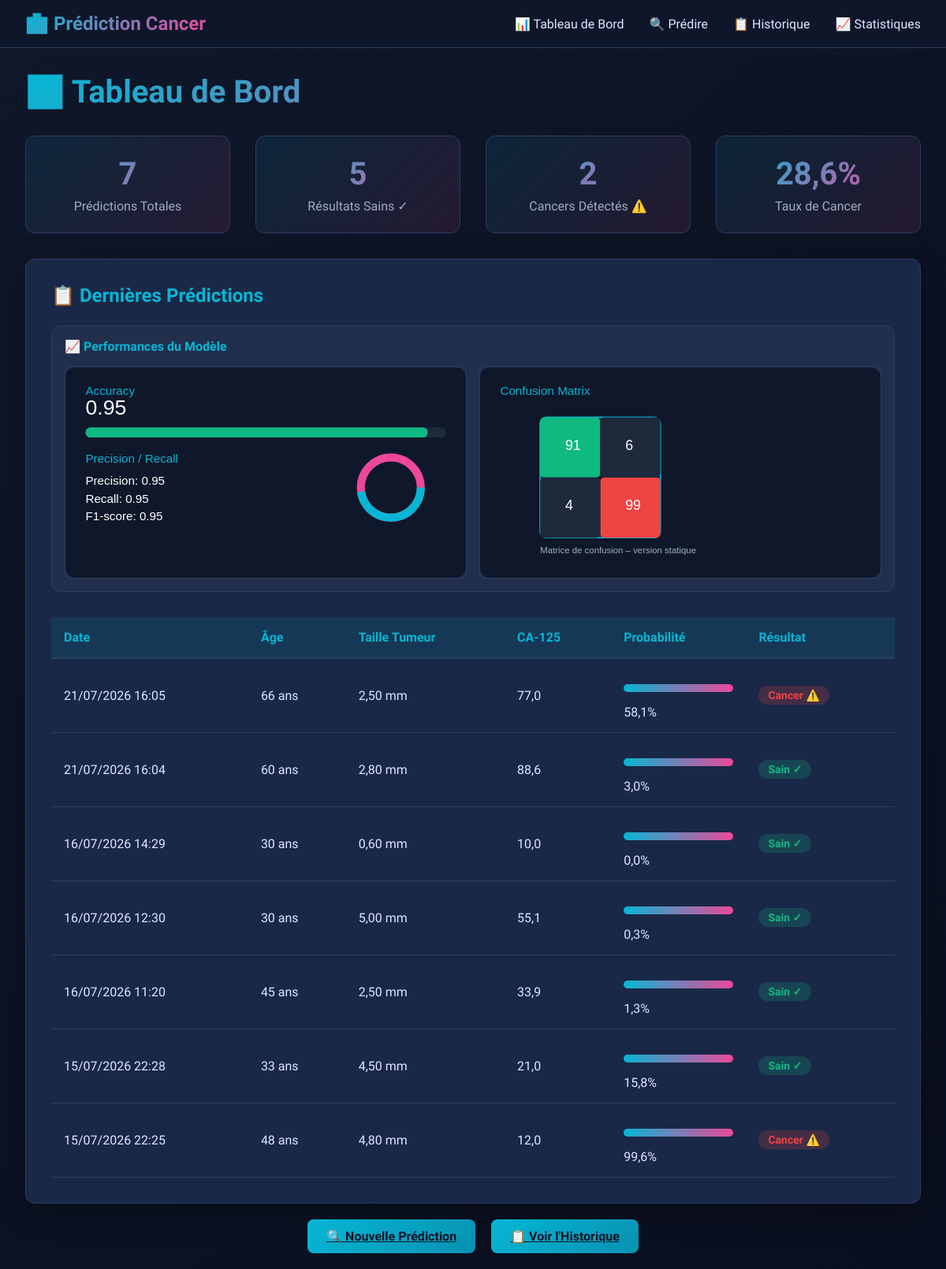
The page / on the database its author committed.
### cancer/models.py (models this page shows, shortened)
class Prediction(models.Model):
    RESULT_CHOICES = [
        (0, 'Sain'),
        (1, 'Cancer'),
    ]
    taille_tumeur = models.FloatField()
    densite_mammaire = models.IntegerField()
    age_patiente = models.IntegerField()
    niveau_ca125 = models.FloatField()
    probabilite_cancer = models.FloatField()
    resultat = models.IntegerField(choices=RESULT_CHOICES)
    date_prediction = models.DateTimeField(auto_now_add=True)
    class Meta:
        ordering = ['-date_prediction']

### cancer/views.py (the view, shortened to what this page needs)
# urls.py: path('', views.dashboard, name='dashboard'),
def dashboard(request):
    predictions = Prediction.objects.all()
    total = predictions.count()
    sains = predictions.filter(resultat=0).count()
    cancer = predictions.filter(resultat=1).count()
    if total > 0:
        taux_cancer = (cancer / total) * 100
        taux_sain = (sains / total) * 100
    else:
        taux_cancer = 0
        taux_sain = 0
    age_stats = {}
    for pred in predictions:
        age = pred.age_patiente
        if age not in age_stats:
            age_stats[age] = {'total': 0, 'cancer': 0}
        age_stats[age]['total'] += 1
        if pred.resultat == 1:
            age_stats[age]['cancer'] += 1
    metrics_table = None
    confusion_matrix_img = None
    summary = None
    try:
        if total > 0:
            y_true = [int(p.resultat) for p in predictions]
            y_pred = [int(p.resultat) for p in predictions]
            report_dict = classification_report(y_true, y_pred, output_dict=True)
            metrics_table = []
            summary = {
                'accuracy': float(report_dict.get('accuracy', 0)),
                'macro_avg_f1': float(report_dict.get('macro avg', {}).get('f1-score', 0)),
                'weighted_avg_f1': float(report_dict.get('weighted avg', {}).get('f1-score', 0)),
            }
            if HAS_MATPLOTLIB:
                cm = confusion_matrix(y_true, y_pred)
                fig, ax = plt.subplots(figsize=(4, 3))
                cax = ax.matshow(cm, cmap='RdBu')
                for (i, j), val in np.ndenumerate(cm):
                    ax.text(j, i, int(val), ha='center', va='center', color='white', fontsize=12)
                plt.colorbar(cax, fraction=0.046, pad=0.04)
                ax.set_xlabel('Prédit')
                ax.set_ylabel('Réel')
                ax.set_xticks([0, 1])
                ax.set_yticks([0, 1])
                ax.set_xticklabels(['Sain', 'Cancer'])
                ax.set_yticklabels(['Sain', 'Cancer'])
                buf = BytesIO()
                plt.tight_layout()
                fig.savefig(buf, format='png', dpi=100, facecolor='#0f172a')
                plt.close(fig)
                buf.seek(0)
                confusion_matrix_img = base64.b64encode(buf.getvalue()).decode('ascii')
    except Exception:
        metrics_table = None
        confusion_matrix_img = None
        summary = None
    context = {
        'total': total,
        'sains': sains,
        'cancer': cancer,
        'taux_cancer': taux_cancer,
        'taux_sain': taux_sain,
        'predictions': predictions[:10],
        'age_stats': age_stats,
        'metrics_table': metrics_table,
        'confusion_matrix_img': confusion_matrix_img,
        'metrics_summary': summary,
    }
    return render(request, 'cancer/dashboard.html', context)

### cancer/templatetags/math_filters.py (called while the page is built)
@register.filter
def multiply(value, arg):
    try:
        return float(value) * float(arg)
    except (ValueError, TypeError):
        return ''

### templates/cancer/dashboard.html (shortened to what this page needs)
{% extends 'cancer/base.html' %}
{% load static %}
{% load math_filters %}
{% block content %}
<h1 style="font-size: 2.5rem; margin-bottom: 2rem; background: linear-gradient(135deg, #06b6d4, #ec4899); -webkit-background-clip: text; -webkit-text-fill-color: transparent; background-clip: text;">
    📊 Tableau de Bord
</h1>
<div class="grid">
    <div class="stat-card">
        <div class="stat-value">{{ total }}</div>
        <div class="stat-label">Prédictions Totales</div>
    </div>
    <div class="stat-card">
        <div class="stat-value" style="color: #10b981;">{{ sains }}</div>
        <div class="stat-label">Résultats Sains ✓</div>
    </div>
    <div class="stat-card">
        <div class="stat-value" style="color: #ef4444;">{{ cancer }}</div>
        <div class="stat-label">Cancers Détectés ⚠️</div>
    </div>
    <div class="stat-card">
        <div class="stat-value">{{ taux_cancer|floatformat:1 }}%</div>
        <div class="stat-label">Taux de Cancer</div>
    </div>
</div>
{% if predictions %}
<div class="card">
    <h2 style="color: #06b6d4; margin-bottom: 1.5rem;">📋 Dernières Prédictions</h2>
    <div style="margin-bottom:2rem; padding:1rem; border:1px solid var(--border-color); border-radius:12px; background:rgba(255,255,255,0.03);">
        <div style="color:#06b6d4; font-weight:700; margin-bottom:1rem;">📈 Performances du Modèle</div>
        <div style="display:grid; grid-template-columns: repeat(auto-fit, minmax(260px, 1fr)); gap:1rem;">
            <img src="{% static 'images/model_performance_1.svg' %}" alt="Performance du modèle 1" style="width:100%; border-radius:8px; border:1px solid var(--border-color);" />
            <img src="{% static 'images/model_performance_2.svg' %}" alt="Performance du modèle 2" style="width:100%; border-radius:8px; border:1px solid var(--border-color);" />
        </div>
    </div>
    <table>
        <thead>
            <tr>
                <th>Date</th>
                <th>Âge</th>
                <th>Taille Tumeur</th>
                <th>CA-125</th>
                <th>Probabilité</th>
                <th>Résultat</th>
            </tr>
        </thead>
        <tbody>
            {% for pred in predictions %}
            <tr>
                <td>{{ pred.date_prediction|date:"d/m/Y H:i" }}</td>
                <td>{{ pred.age_patiente }} ans</td>
                <td>{{ pred.taille_tumeur|floatformat:2 }} mm</td>
                <td>{{ pred.niveau_ca125|floatformat:1 }}</td>
                <td>
                    <div class="progress-bar">
                        <div class="progress-fill" style="width: {{ pred.probabilite_cancer|multiply:100 }}%"></div>
                    </div>
                    {{ pred.probabilite_cancer|multiply:100|floatformat:1 }}%
                </td>
                <td>
                    {% if pred.resultat == 1 %}
                        <span class="badge badge-cancer">Cancer ⚠️</span>
                    {% else %}
                        <span class="badge badge-sain">Sain ✓</span>
                    {% endif %}
                </td>
            </tr>
            {% endfor %}
        </tbody>
    </table>
</div>
<div style="text-align: center; margin-top: 2rem;">
    <a href="{% url 'cancer:predict' %}" class="btn btn-primary">🔍 Nouvelle Prédiction</a>
    <a href="{% url 'cancer:history' %}" class="btn btn-primary" style="margin-left: 1rem;">📋 Voir l'Historique</a>
</div>
{% else %}
<div class="card" style="text-align: center; padding: 3rem;">
    <p style="color: #a0aec0; font-size: 1.1rem; margin-bottom: 1.5rem;">Aucune prédiction pour le moment</p>
    <a href="{% url 'cancer:predict' %}" class="btn btn-primary">🔍 Commencer une Prédiction</a>
</div>
{% endif %}
{% endblock %}

### templates/cancer/base.html (shortened to what this page needs)
<!DOCTYPE html>
<html lang="fr">
<head>
</head>
<body>
    <nav class="navbar">
        <div class="navbar-container">
            <div class="navbar-brand">🏥 Prédiction Cancer</div>
            <ul class="nav-links">
                <li><a href="{% url 'cancer:dashboard' %}">📊 Tableau de Bord</a></li>
                <li><a href="{% url 'cancer:predict' %}">🔍 Prédire</a></li>
                <li><a href="{% url 'cancer:history' %}">📋 Historique</a></li>
                <li><a href="{% url 'cancer:statistics' %}">📈 Statistiques</a></li>
            </ul>
        </div>
    </nav>
    <div class="container">
        {% block content %}{% endblock %}
    </div>
</body>
</html>

### templates/cancer/base.html (style rules this page uses)
* { margin: 0; padding: 0; box-sizing: border-box; }
:root { --dark-bg: #0f172a; --darker-bg: #0a0f1f; --accent-cyan: #06b6d4; --accent-pink: #ec4899; --alert-red: #ef4444; --success-green: #10b981; --text-light: #e0e7ff; --text-muted: #a0aec0; --card-bg: #1a2847; --border-color: #2d3e5f; }
body { font-family: 'Segoe UI', Tahoma, Geneva, Verdana, sans-serif; background: linear-gradient(135deg, var(--dark-bg) 0%, var(--darker-bg) 100%); color: var(--text-light); min-height: 100vh; }
.navbar { background: rgba(15, 23, 42, 0.95); backdrop-filter: blur(10px); border-bottom: 1px solid var(--border-color); padding: 1rem 2rem; position: sticky; top: 0; z-index: 100; }
.navbar-container { max-width: 1400px; margin: 0 auto; display: flex; justify-content: space-between; align-items: center; }
.navbar-brand { font-size: 1.5rem; font-weight: 700; background: linear-gradient(135deg, var(--accent-cyan), var(--accent-pink)); -webkit-background-clip: text; -webkit-text-fill-color: transparent; background-clip: text; }
.nav-links { display: flex; gap: 2rem; list-style: none; }
.nav-links a { color: var(--text-light); text-decoration: none; font-weight: 500; transition: all 0.3s ease; position: relative; }
.nav-links a::after { content: ''; position: absolute; bottom: -5px; left: 0; width: 0; height: 2px; background: var(--accent-cyan); transition: width 0.3s ease; }
.container { max-width: 1400px; margin: 0 auto; padding: 2rem; }
.card { background: var(--card-bg); border: 1px solid var(--border-color); border-radius: 12px; padding: 2rem; margin-bottom: 2rem; box-shadow: 0 10px 40px rgba(0, 0, 0, 0.3); transition: all 0.3s ease; }
.btn { padding: 0.75rem 1.5rem; border: none; border-radius: 8px; font-weight: 600; cursor: pointer; transition: all 0.3s ease; font-size: 1rem; box-shadow: none; -webkit-appearance: none; appearance: none; }
.btn-primary { background: linear-gradient(135deg, var(--accent-cyan), #0891b2); color: var(--dark-bg); }
.grid { display: grid; grid-template-columns: repeat(auto-fit, minmax(250px, 1fr)); gap: 2rem; margin-bottom: 2rem; }
.stat-card { background: linear-gradient(135deg, rgba(6, 182, 212, 0.1), rgba(236, 72, 153, 0.1)); border: 1px solid var(--border-color); border-radius: 12px; padding: 1.5rem; text-align: center; }
.stat-value { font-size: 2.5rem; font-weight: 700; background: linear-gradient(135deg, var(--accent-cyan), var(--accent-pink)); -webkit-background-clip: text; -webkit-text-fill-color: transparent; background-clip: text; }
.stat-label { color: var(--text-muted); margin-top: 0.5rem; }
.progress-bar { width: 100%; height: 10px; background: rgba(255, 255, 255, 0.1); border-radius: 10px; overflow: hidden; margin: 1rem 0; }
.progress-fill { height: 100%; background: linear-gradient(90deg, var(--accent-cyan), var(--accent-pink)); transition: width 0.3s ease; }
table { width: 100%; border-collapse: collapse; margin-top: 1rem; }
th { background: rgba(6, 182, 212, 0.1); padding: 1rem; text-align: left; border-bottom: 2px solid var(--border-color); font-weight: 600; color: var(--accent-cyan); }
td { padding: 1rem; border-bottom: 1px solid var(--border-color); }
.badge { display: inline-block; padding: 0.25rem 0.75rem; border-radius: 20px; font-size: 0.875rem; font-weight: 600; }
.badge-cancer { background: rgba(239, 68, 68, 0.2); color: var(--alert-red); }
.badge-sain { background: rgba(16, 185, 129, 0.2); color: var(--success-green); }

### templates/cancer/dashboard.html (style rules this page uses)
.stat-card { animation: fadeInUp 0.6s ease-out; }

### rows shown on the page
Prediction: date_prediction "21/07/2026 16:05", age_patiente "66", taille_tumeur "2,50", niveau_ca125 "77,0", probabilite_cancer|multiply "58,1", resultat "Cancer ⚠️"
Prediction: date_prediction "21/07/2026 16:04", age_patiente "60", taille_tumeur "2,80", niveau_ca125 "88,6", probabilite_cancer|multiply "3,0", resultat "Sain ✓"
Prediction: date_prediction "16/07/2026 14:29", age_patiente "30", taille_tumeur "0,60", niveau_ca125 "10,0", probabilite_cancer|multiply "0,0", resultat "Sain ✓"
Prediction: date_prediction "16/07/2026 12:30", age_patiente "30", taille_tumeur "5,00", niveau_ca125 "55,1", probabilite_cancer|multiply "0,3", resultat "Sain ✓"
Prediction: date_prediction "16/07/2026 11:20", age_patiente "45", taille_tumeur "2,50", niveau_ca125 "33,9", probabilite_cancer|multiply "1,3", resultat "Sain ✓"
Prediction: date_prediction "15/07/2026 22:28", age_patiente "33", taille_tumeur "4,50", niveau_ca125 "21,0", probabilite_cancer|multiply "15,8", resultat "Sain ✓"
Prediction: date_prediction "15/07/2026 22:25", age_patiente "48", taille_tumeur "4,80", niveau_ca125 "12,0", probabilite_cancer|multiply "99,6", resultat "Cancer ⚠️"

### other values the page prints
{{ total }} "7"
{{ sains }} "5"
{{ cancer }} "2"
{{ taux_cancer|floatformat:1 }} "28,6"
